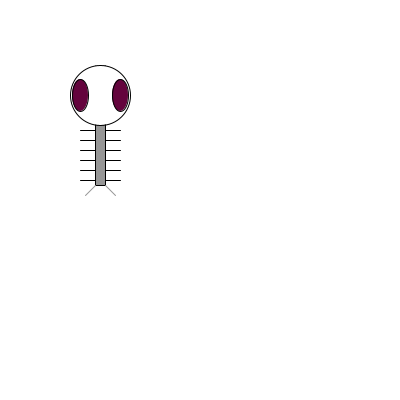
Frame 1 (no input)
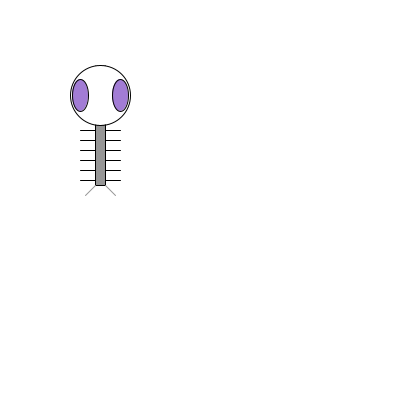
Frame 60 (the mouse pressed at the canvas centre just before this capture)
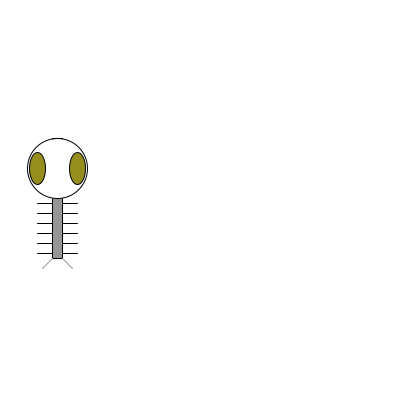
Frame 120 (the mouse held since frame 60 and released just before this capture)

The Processing sketch that drew these frames (run headless with seeded random() and noise(); from frame 60 on, the mouse is pressed at the canvas centre):

// Processing sketch: processing_12222
// ── processing_12222.pde

Zoog zoog;
int w = 60;
int h = 60;
int eyeSize =16;

void setup() {
  size(400,400);
  smooth();
  zoog = new Zoog(100,125,60,60,16);
}

int y = height/2;

void draw () {
  for (int x=80; x < width; x+= 80) {
    background(255);
    float factor = constrain(mouseX/10,0,5);
    zoog.jiggleZoog(factor);
    zoog.display();
  }
}

class Zoog {
  float x,y,w,h,eyeSize,eyeR,eyeG,eyeB;
  Zoog(float tempX, float tempY, float tempW, float tempH, float tempEyeSize) {
    x = tempX;
    y = tempY;
    w = tempW;
    h = tempH;
    eyeSize = tempEyeSize;
  }

  //move zoog
  void jiggleZoog(float speed) {
  x = x + random(-1,1)*speed;
  y = y + random(-1,1)*speed;
  x = constrain(x,0,width);
  y = constrain(y,0,height);
  }

  void display() { 
    ellipseMode(CENTER);
    rectMode(CENTER);
    //Looped arms
    for (float i = y+5; i < y + h; i+=10) {
    stroke(0);
    line(x-w/3,i,x+w/3,i);
    }
    //body
    stroke(0);
    fill(150);
    rect(x,y,w/6,h*2);
    //head
    stroke(0);
    fill(255);
    ellipse(x,y-h/2,w,h);
    //eyes
    eyeR = random(255);
    eyeG = random(255);
    eyeB = random(255);
    fill (eyeR,eyeG,eyeB);
    ellipse (x-w/3,y-h/2,eyeSize,eyeSize*2);
    ellipse (x+w/3,y-h/2,eyeSize,eyeSize*2);
    //Legs
    stroke(150);
    line(x-w/12,y+h,x-w/4,y+h+10);
    line(x+w/12,y+h,x+w/4,y+h+10);
  }
}
